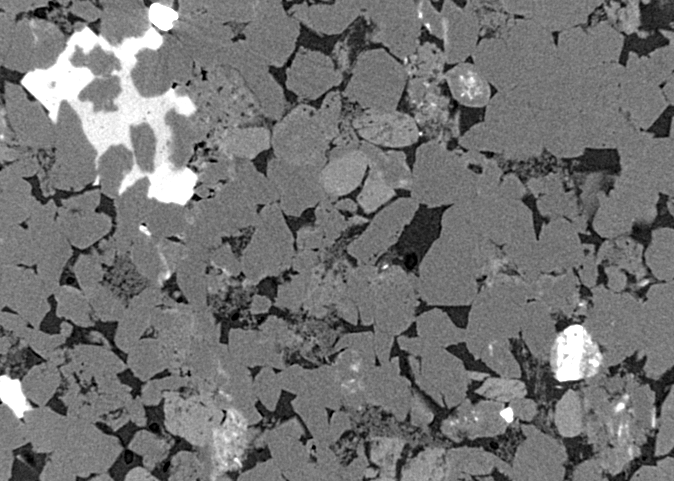
#> input picture inpdata/images/sandstone.tif, 674 x 481 px
$ jupyter execute 005_edge_detections.ipynb
#> lines starting #> are read from the running program, lines starting #| are printed output that depends on the picture
[cell 1]
from skimage import io
from skimage.filters import roberts, sobel, scharr, prewitt, farid
from skimage import img_as_float, img_as_ubyte

import matplotlib.pyplot as plt

import cv2
import numpy as np

# Roberts filter
To perform edge detection with the Roberts operator we first convolve the orgiganl image, with the following two kernels:
$$
\begin{bmatrix}
    1 & 0\\
    0 & -1
\end{bmatrix} \quad
\begin{bmatrix}
    0 & 1\\
    -1 & 0
\end{bmatrix}
$$

Let $I(x, y)$ be a point of the original image and $G_x(x, y)$ be a point in an image formed by convolving with the first kernel and $G_y(x, y)$ be a point in an image formed by convolving with the second kernel. The gradient can than be defined as:
$$\nabla I(x, y) = G(x, y) = \sqrt{G_x^2 + G_y^2}$$
this value is used as an new pixel value.

All other filters share the same idea (but I'm not sure about `farid`) the main difference is in the kernels that used.

[cell 2]
img = img_as_float(io.imread("../inpdata/images/sandstone.tif"))
#> img: shape (481, 674) float64; min 0, max 1, mean 0.453

[cell 3]
rob_img = roberts(img)
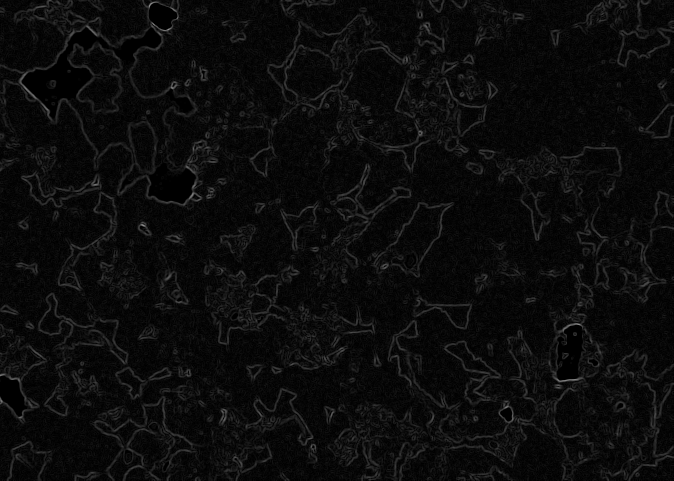
#> rob_img: shape (481, 674) float64; min 0, max 0.561, mean 0.0469
sob_img = sobel(img)
sch_img = scharr(img)
pre_img = prewitt(img)
far_img = farid(img)
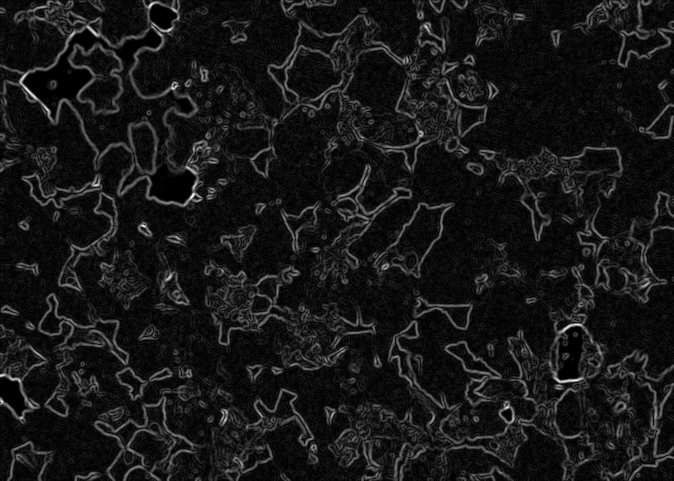
#> far_img: shape (481, 674) float64; min 1.78e-17, max 0.241, mean 0.0223; drawn with min black and max white

[cell 4]
fig, axs = plt.subplots(nrows=2, ncols=3, figsize=(15, 8))

imgs = (img, rob_img, sob_img, sch_img, pre_img, far_img)
names = ("orignal", "Roberts", "Sobel", "Scharr", "Prewitt", "Farid")

for i, cur_img in enumerate(imgs):
    axs.flatten()[i].imshow(cur_img, cmap = "gray")
    axs.flatten()[i].title.set_text(names[i])
    axs.flatten()[i].axis("off")
#> this loop made 6 passes

# Canny edge detection filter
The process of Canny edge detection algorithm can be broken down to five different steps:
- Apply Gaussian filter to smooth the image in order to remove the noise
- Find the intensity gradients of the image
- Apply gradient magnitude thresholding or lower bound cut-off suppression to get rid of spurious response to edge detection
- Apply double threshold to determine potential edges
- Track edge by hysteresis: Finalize the detection of edges by suppressing all the other edges that are weak and not connected to strong edges.

[cell 5]
img

[cell 6]
can_img = cv2.Canny(img_as_ubyte(img), 50, 80)
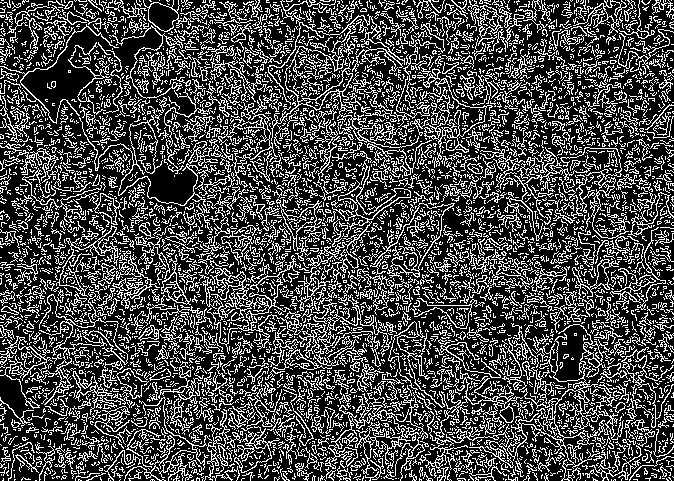
#> can_img: shape (481, 674); 28.5% white in thin lines or dots

fig, axs = plt.subplots(nrows=1, ncols=2, figsize=(15, 8))
axs[0].imshow(img, cmap="gray")
axs[0].title.set_text("Original")
axs[0].axis("off")

axs[1].imshow(can_img, cmap="gray")
axs[1].title.set_text("Canny")
axs[1].axis("off")
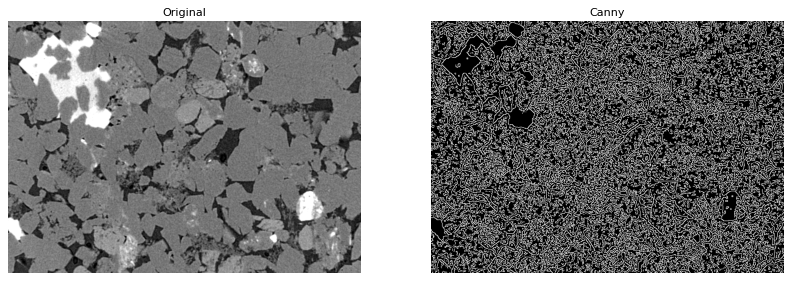
#> figure drawn by matplotlib, 2 panels

[cell 7]
# actually you can find lower and upper boundaries based on your image
sigma = np.std(img_as_ubyte(img))
#> sigma = 41.84
low = np.round(max(0, np.median(img_as_ubyte(img)) - 1.0 * sigma))
#> low = 77
up = np.round(min(255, np.median(img_as_ubyte(img)) + 2.0 * sigma))
#> up = 203
print(low, up)
#| 77.0 203.0

[cell 8]
can_img = cv2.Canny(img_as_ubyte(img), low, up)
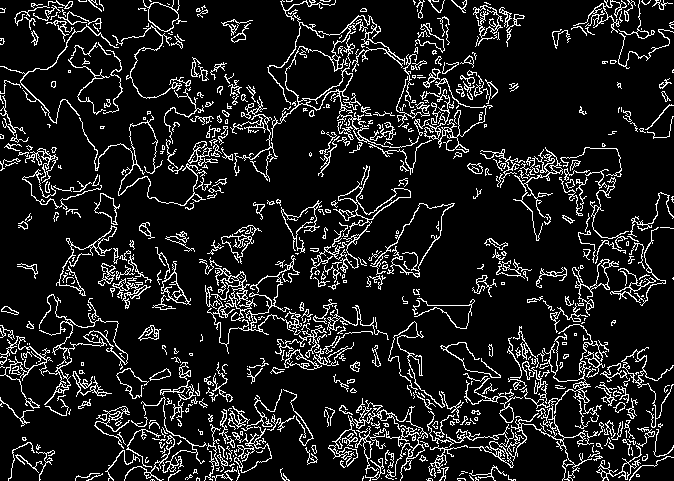
#> can_img: shape (481, 674); 11.7% white in thin lines or dots

fig, axs = plt.subplots(nrows=1, ncols=2, figsize=(15, 8))
axs[0].imshow(img, cmap="gray")
axs[0].title.set_text("Original")
axs[0].axis("off")

axs[1].imshow(can_img, cmap="gray")
axs[1].title.set_text("Canny")
axs[1].axis("off")
